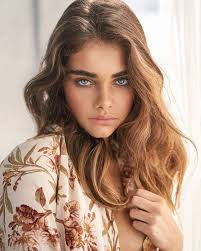
#> input picture images.jpg, 201 x 251 px
$ python Main.py
#> lines starting #> are read from the running program, lines starting #| are printed output that depends on the picture; after the words box and inside, x2 and y2 are one past the last pixel; in counts of white or black regions, pixels touching at a corner belong together
### Utils.py
import numpy as np

def add_gradient(image):
    image = image.astype('float64')
    x,y,ch = image.shape
    m_x  = int(x/2)
    m_y = int(y/2)

    image[m_x,m_y] += image[m_x,m_y]*.5

    for i in range(0,50):
        for j in range(0,50):
            if ((i != 0) and (j != 0)):
                image[m_x-i,m_y-j] += image[m_x-i,m_y-j]*(.5 - (max(i,j)/100))
                image[m_x+i,m_y-j] += image[m_x+i,m_y+j]*(.5 - (max(i,j)/100))
                image[m_x-i,m_y+j] += image[m_x-i,m_y+j]*(.5 - (max(i,j)/100))
                image[m_x+i,m_y+j] += image[m_x+i,m_y+j]*(.5 - (max(i,j)/100))
            elif(i == 0):
                image[m_x+i,m_y-j] += image[m_x+i,m_y+j]*(.5 - (max(i,j)/100))
                image[m_x+i,m_y+j] += image[m_x+i,m_y+j]*(.5 - (max(i,j)/100))
            elif(j == 0):
                image[m_x-i,m_y-j] += image[m_x-i,m_y-j]*(.5 - (max(i,j)/100))
                image[m_x+i,m_y-j] += image[m_x+i,m_y+j]*(.5 - (max(i,j)/100))

    image = np.clip(image,0,255).astype('uint8')

    return image

### Main.py
from skimage import io
from skimage import transform
import Utils
from skimage import img_as_ubyte

image = io.imread('images.jpg')
#> image is the input picture: shape (251, 201, 3); mean R, G, B 179.5, 150.2, 132
x,y,ch = image.shape
#> x = 251; y = 201; ch = 3
transf_x = transform.EuclideanTransform(translation=(0.25*x,0))
im_x_tran = transform.warp(image, transf_x.inverse)
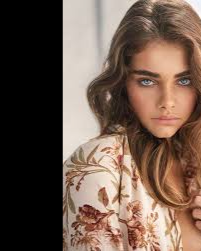
#> im_x_tran: shape (251, 201, 3) float64; mean R, G, B 0.435, 0.352, 0.304
io.imsave('./Results/image_x_transform.jpg',img_as_ubyte(im_x_tran))
print('Saved Image transformed in x direction...')

transf_y = transform.EuclideanTransform(translation=(0,0.25*y))
im_y_tran = transform.warp(image, transf_y.inverse)
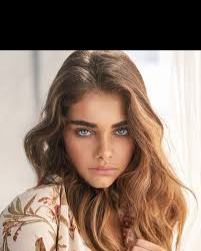
#> im_y_tran: shape (251, 201, 3) float64; mean R, G, B 0.55, 0.465, 0.411
io.imsave('./Results/image_y_transform.jpg',img_as_ubyte(im_y_tran))
print('Saved Image transformed in y direction...')

im_y_90 = transform.rotate(image,90)
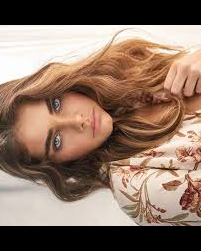
#> im_y_90: shape (251, 201, 3) float64; mean R, G, B 0.553, 0.457, 0.398
io.imsave('./Results/image_90_transform.jpg',img_as_ubyte(im_y_90))
print('Saved Image rotated at 90...')

im_y_m90 = transform.rotate(image,-90)
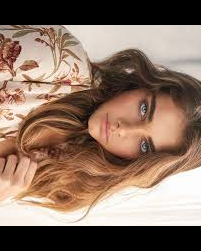
#> im_y_m90: shape (251, 201, 3) float64; mean R, G, B 0.553, 0.457, 0.398
io.imsave('./Results/image_m90_transform.jpg',img_as_ubyte(im_y_m90))
print('Saved Image rotated at -90...')

grad_im = Utils.add_gradient(image)
#> in add_gradient, `image[m_x,m_y] += image[m_x,m_y]*.5`:
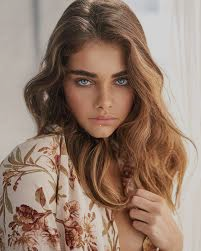
#> image: shape (251, 201, 3) float64; mean R, G, B 179.5, 150.2, 132; drawn with min black and max white
#> after the loop in add_gradient, `for i in range(0,50):`:
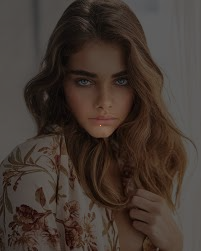
#> image: shape (251, 201, 3) float64; 19.43% of pixels changed, all inside (x1, y1, x2, y2) = (51, 76, 150, 175); drawn with min black and max white
#> in add_gradient, `image = np.clip(image,0,255).astype('uint8')`:
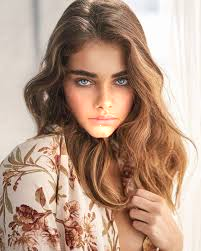
#> image: shape (251, 201, 3); mean R, G, B 183.3, 153.2, 134.3
io.imsave('./Results/grad_im.jpg',grad_im)
print('Saved Image with gradients...')
